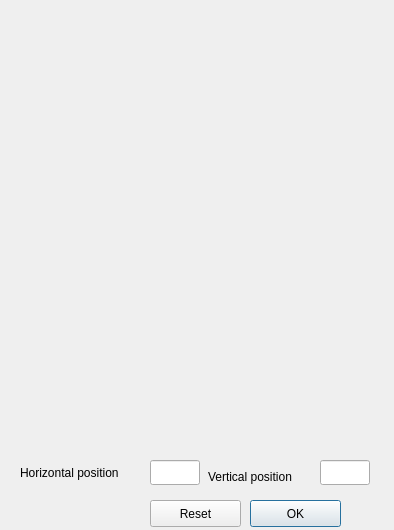
<?xml version="1.0" encoding="UTF-8"?>
<ui version="4.0">
 <class>FreeSelectionDialog</class>
 <widget class="QDialog" name="Dialog">
  <property name="geometry">
   <rect>
    <x>0</x>
    <y>0</y>
    <width>394</width>
    <height>530</height>
   </rect>
  </property>
  <property name="windowTitle">
   <string>PDF Signature - Free Positioning</string>
  </property>
  <widget class="QLineEdit" name="text_edit_x">
   <property name="geometry">
    <rect>
     <x>150</x>
     <y>460</y>
     <width>50</width>
     <height>25</height>
    </rect>
   </property>
  </widget>
  <widget class="QLineEdit" name="text_edit_y">
   <property name="geometry">
    <rect>
     <x>320</x>
     <y>460</y>
     <width>50</width>
     <height>25</height>
    </rect>
   </property>
  </widget>
  <widget class="QWidget" name="widget" native="true">
   <property name="geometry">
    <rect>
     <x>40</x>
     <y>10</y>
     <width>340</width>
     <height>465</height>
    </rect>
   </property>
  </widget>
  <widget class="QLabel" name="label">
   <property name="geometry">
    <rect>
     <x>20</x>
     <y>465</y>
     <width>141</width>
     <height>16</height>
    </rect>
   </property>
   <property name="text">
    <string>Horizontal position</string>
   </property>
  </widget>
  <widget class="QLabel" name="label_2">
   <property name="geometry">
    <rect>
     <x>208</x>
     <y>469</y>
     <width>101</width>
     <height>16</height>
    </rect>
   </property>
   <property name="text">
    <string>Vertical position</string>
   </property>
  </widget>
  <widget class="QPushButton" name="pushButton_ok">
   <property name="geometry">
    <rect>
     <x>250</x>
     <y>500</y>
     <width>91</width>
     <height>27</height>
    </rect>
   </property>
   <property name="text">
    <string>OK</string>
   </property>
  </widget>
  <widget class="QPushButton" name="pushButton_reset">
   <property name="geometry">
    <rect>
     <x>150</x>
     <y>500</y>
     <width>91</width>
     <height>27</height>
    </rect>
   </property>
   <property name="text">
    <string>Reset</string>
   </property>
  </widget>
 </widget>
 <resources/>
 <connections/>
</ui>
